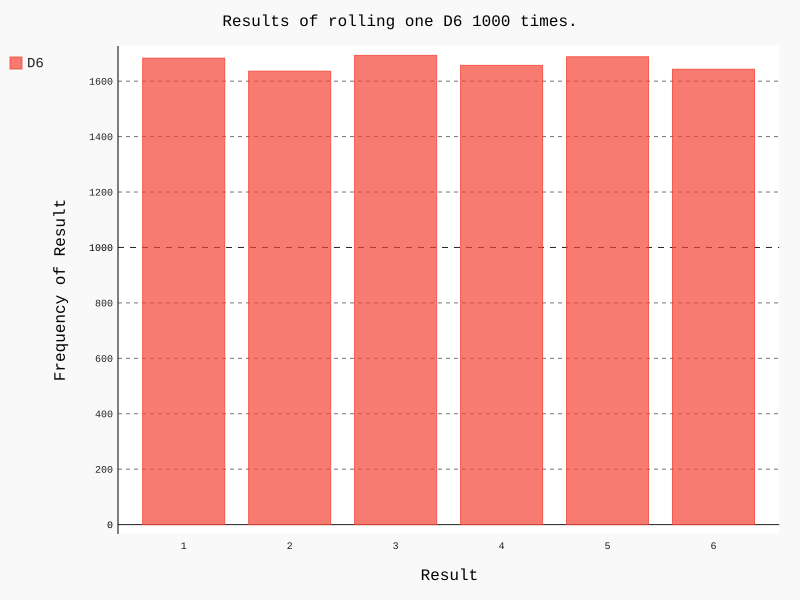

Recreate this plot in Python.
from Ch15.die import Die
import pygal

die = Die()

results = []
for roll_num in range(10000):
    result = die.roll()
    results.append(result)

frequencies = []
for value in range(1, die.num_sides + 1):
    frequency = results.count(value)
    frequencies.append(frequency)
print(frequencies)

hist = pygal.Bar()
hist.title = "Results of rolling one D6 1000 times."
hist.x_labels = ['1', '2', '3', '4', '5', '6']
hist.x_title = "Result"
hist.y_title = "Frequency of Result"

hist.add('D6', frequencies)
hist.render_to_file('die_visual.svg')
